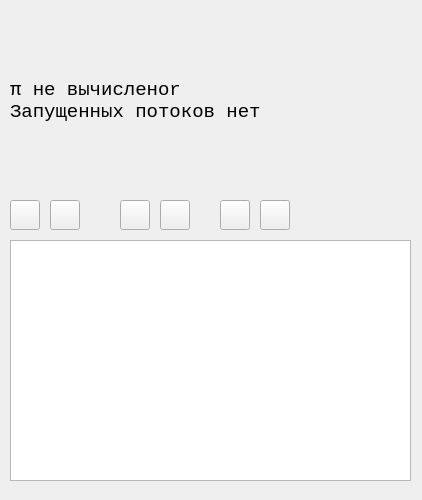
<?xml version="1.0" encoding="UTF-8"?>
<ui version="4.0">
 <class>MainWindow</class>
 <widget class="QMainWindow" name="MainWindow">
  <property name="windowModality">
   <enum>Qt::NonModal</enum>
  </property>
  <property name="geometry">
   <rect>
    <x>0</x>
    <y>0</y>
    <width>422</width>
    <height>500</height>
   </rect>
  </property>
  <property name="sizePolicy">
   <sizepolicy hsizetype="Preferred" vsizetype="Preferred">
    <horstretch>0</horstretch>
    <verstretch>0</verstretch>
   </sizepolicy>
  </property>
  <property name="minimumSize">
   <size>
    <width>422</width>
    <height>500</height>
   </size>
  </property>
  <property name="maximumSize">
   <size>
    <width>422</width>
    <height>500</height>
   </size>
  </property>
  <property name="windowTitle">
   <string>OS Lab 4</string>
  </property>
  <widget class="QWidget" name="centralWidget">
   <widget class="QLabel" name="controlValue">
    <property name="geometry">
     <rect>
      <x>10</x>
      <y>10</y>
      <width>401</width>
      <height>181</height>
     </rect>
    </property>
    <property name="font">
     <font>
      <family>Consolas</family>
      <pointsize>14</pointsize>
      <weight>50</weight>
      <bold>false</bold>
     </font>
    </property>
    <property name="text">
     <string>π не вычисленоr
Запущенных потоков нет</string>
    </property>
   </widget>
   <widget class="QPushButton" name="createThreadBtn">
    <property name="geometry">
     <rect>
      <x>10</x>
      <y>200</y>
      <width>30</width>
      <height>30</height>
     </rect>
    </property>
    <property name="minimumSize">
     <size>
      <width>30</width>
      <height>30</height>
     </size>
    </property>
    <property name="maximumSize">
     <size>
      <width>30</width>
      <height>30</height>
     </size>
    </property>
    <property name="text">
     <string/>
    </property>
    <property name="icon">
     <iconset resource="icons.qrc">
      <normaloff>:/png/icons/addIcon.png</normaloff>:/png/icons/addIcon.png</iconset>
    </property>
    <property name="iconSize">
     <size>
      <width>20</width>
      <height>20</height>
     </size>
    </property>
   </widget>
   <widget class="QPushButton" name="deleteThreadBtn">
    <property name="geometry">
     <rect>
      <x>50</x>
      <y>200</y>
      <width>30</width>
      <height>30</height>
     </rect>
    </property>
    <property name="minimumSize">
     <size>
      <width>30</width>
      <height>30</height>
     </size>
    </property>
    <property name="maximumSize">
     <size>
      <width>30</width>
      <height>30</height>
     </size>
    </property>
    <property name="text">
     <string/>
    </property>
    <property name="icon">
     <iconset resource="icons.qrc">
      <normaloff>:/png/icons/minusIcon.png</normaloff>:/png/icons/minusIcon.png</iconset>
    </property>
    <property name="iconSize">
     <size>
      <width>25</width>
      <height>25</height>
     </size>
    </property>
   </widget>
   <widget class="QPushButton" name="pauseProcessBtn">
    <property name="geometry">
     <rect>
      <x>160</x>
      <y>200</y>
      <width>30</width>
      <height>30</height>
     </rect>
    </property>
    <property name="minimumSize">
     <size>
      <width>30</width>
      <height>30</height>
     </size>
    </property>
    <property name="maximumSize">
     <size>
      <width>30</width>
      <height>30</height>
     </size>
    </property>
    <property name="text">
     <string/>
    </property>
    <property name="icon">
     <iconset resource="icons.qrc">
      <normaloff>:/png/icons/pauseIcon.png</normaloff>:/png/icons/pauseIcon.png</iconset>
    </property>
    <property name="iconSize">
     <size>
      <width>25</width>
      <height>25</height>
     </size>
    </property>
   </widget>
   <widget class="QPushButton" name="startProcessBtn">
    <property name="geometry">
     <rect>
      <x>120</x>
      <y>200</y>
      <width>30</width>
      <height>30</height>
     </rect>
    </property>
    <property name="minimumSize">
     <size>
      <width>30</width>
      <height>30</height>
     </size>
    </property>
    <property name="maximumSize">
     <size>
      <width>30</width>
      <height>30</height>
     </size>
    </property>
    <property name="text">
     <string/>
    </property>
    <property name="icon">
     <iconset resource="icons.qrc">
      <normaloff>:/png/icons/startIcon.png</normaloff>:/png/icons/startIcon.png</iconset>
    </property>
    <property name="iconSize">
     <size>
      <width>25</width>
      <height>25</height>
     </size>
    </property>
   </widget>
   <widget class="QListWidget" name="threadList">
    <property name="geometry">
     <rect>
      <x>10</x>
      <y>240</y>
      <width>401</width>
      <height>241</height>
     </rect>
    </property>
   </widget>
   <widget class="QPushButton" name="priorityUpBtn">
    <property name="geometry">
     <rect>
      <x>220</x>
      <y>200</y>
      <width>30</width>
      <height>30</height>
     </rect>
    </property>
    <property name="minimumSize">
     <size>
      <width>30</width>
      <height>30</height>
     </size>
    </property>
    <property name="maximumSize">
     <size>
      <width>30</width>
      <height>30</height>
     </size>
    </property>
    <property name="text">
     <string/>
    </property>
    <property name="icon">
     <iconset resource="icons.qrc">
      <normaloff>:/png/icons/levelUpIcon.png</normaloff>:/png/icons/levelUpIcon.png</iconset>
    </property>
    <property name="iconSize">
     <size>
      <width>30</width>
      <height>30</height>
     </size>
    </property>
   </widget>
   <widget class="QPushButton" name="priorityDownBtn">
    <property name="geometry">
     <rect>
      <x>260</x>
      <y>200</y>
      <width>30</width>
      <height>30</height>
     </rect>
    </property>
    <property name="minimumSize">
     <size>
      <width>30</width>
      <height>30</height>
     </size>
    </property>
    <property name="maximumSize">
     <size>
      <width>30</width>
      <height>30</height>
     </size>
    </property>
    <property name="text">
     <string/>
    </property>
    <property name="icon">
     <iconset resource="icons.qrc">
      <normaloff>:/png/icons/levelDownIcon.png</normaloff>:/png/icons/levelDownIcon.png</iconset>
    </property>
    <property name="iconSize">
     <size>
      <width>30</width>
      <height>30</height>
     </size>
    </property>
   </widget>
  </widget>
 </widget>
 <layoutdefault spacing="6" margin="11"/>
 <resources>
  <include location="icons.qrc"/>
 </resources>
 <connections/>
</ui>
